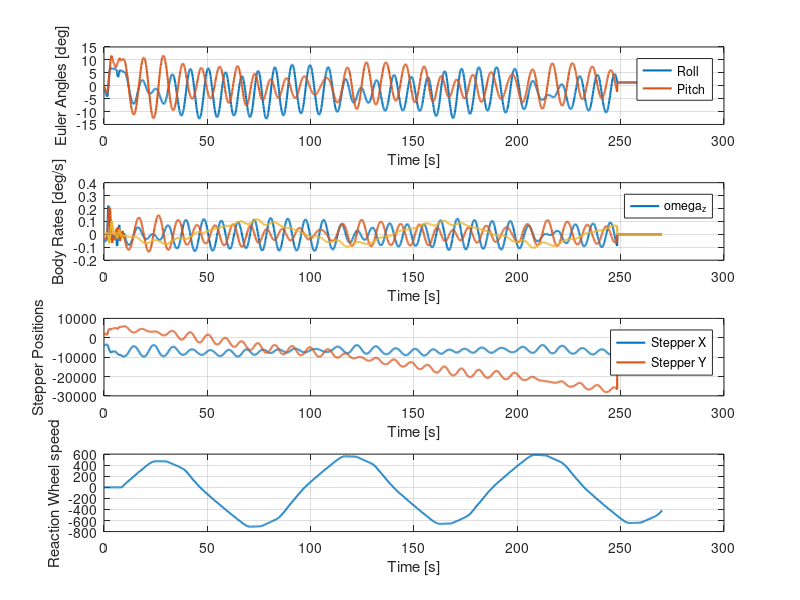

Write MATLAB code to recreate this figure. (Note: this script raises an error after producing the figure.)
clear

load("June07_passive_6.mat")
sampleRate = 10;
sampleTime = 1/sampleRate;

numFrames = size(capturedFrames,2);
t = linspace(0,(numFrames-1)*sampleTime,numFrames);

eulerAngles = zeros(numFrames,3);
bodyRates = zeros(numFrames,3);
stepperPos = zeros(numFrames,2);
wheel_vel = zeros(numFrames,1);
wheel_trq = zeros(numFrames,1);

%
% unpacking data...
for i = 1:numFrames % <---  REMEMBER TO INCLUDE/NOT INCLUDE RW WHEEL DATA HERE!!
    currentFrame = capturedFrames(:,i)';
    
    roll = typecast(currentFrame(2:5),'single');
    pitch = typecast(currentFrame(6:9),'single');
    yaw = typecast(currentFrame(10:13),'single');
    
    omega_x = typecast(currentFrame(14:17),'single');
    omega_y = typecast(currentFrame(18:21),'single');
    omega_z = typecast(currentFrame(22:25),'single');
    
    pos_x = typecast(currentFrame(26:29),'int32');
    pos_y = typecast(currentFrame(30:33),'int32');

    wheel_vel(i) = typecast(currentFrame(34:37),'int32');
    wheel_trq(i) = typecast(currentFrame(38:39),'int16');

    eulerAngles(i,:) = [roll pitch yaw];
    bodyRates(i,:) = [omega_x omega_y omega_z];
    stepperPos(i,:) = [pos_x pos_y];
end

figure

subplot(4,1,1)
plot(t,eulerAngles(:,1:2),'LineWidth',1.5)
grid on
xlabel("Time [s]")
ylabel("Euler Angles [deg]")
legend("Roll","Pitch")

subplot(4,1,2)
plot(t,bodyRates(:,1:3),'LineWidth',1.5)
grid on
xlabel("Time [s]")
ylabel("Body Rates [deg/s]")
legend("\omega_z")

subplot(4,1,3)
plot(t,stepperPos,'LineWidth',1.5)
grid on
xlabel("Time [s]")
ylabel("Stepper Positions")
legend("Stepper X","Stepper Y")

subplot(4,1,4)
plot(t,wheel_vel,'LineWidth',1.5)
grid on
xlabel("Time [s]")
ylabel("Reaction Wheel speed")

%% FORMAT DATA FOR COMPATIBILITY WITH LSR
% 1) h_wheels
% I_wheel = 1.716e-3;
I_wheel = 0.00088247;
theta = deg2rad(27);
c = cos(theta)/sqrt(2);
s = sin(theta);
A = [ c  -c  -c   c;
      c   c  -c  -c;
      s   s   s   s ];
wheel_num = 2;

wheel_vel_rads = 0.10472.*wheel_vel; % convert from RPM to rad/s
A_col = A(:,wheel_num);
h_wheels = zeros(numFrames,3);
for i = 1:numFrames
    % convert wheel velocity into angular momentum in body frame
    h_wheels(i,:) = (A_col*wheel_vel_rads(i)*I_wheel)';
end
% 2) g_b
g_b = zeros(numFrames,3);

for i = 1:numFrames
    phi = deg2rad(eulerAngles(i,1)); % roll
    theta = deg2rad(eulerAngles(i,2)); % pitch
    psi = deg2rad(eulerAngles(i,3)); % yaw;
    g_b(i,:) = [-9.81*sin(theta), 9.81*sin(phi)*cos(theta), -9.81*cos(phi)*cos(theta) ];
end
% 3) omega_b
omega_b = bodyRates;

% filter out bad measurements from corrupted comms
% omega_b(357,:) = [];
% h_wheels(357,:) = [];
% g_b(357,:) = [];
% t(357) = [];


t_start = 10; % [s]
start_idx = find(t >= t_start, 1, 'first');

t_end = 250; % [s]
end_idx   = find(t <= t_end,   1, 'last');

omega_b_plt = omega_b(start_idx:end_idx,:);
h_wheels_plt = h_wheels(start_idx:end_idx,:);
g_b_plt = g_b(start_idx:end_idx,:);
eulerAngles_plt = eulerAngles(start_idx:end_idx,:);
t_plt = t(start_idx:end_idx)-t(start_idx);

f = gen_tiled_layout(3);

% CURRENT PLOT IN THESIS DOCUMENT IS TEST #6
ax1 = nexttile;
plot(t_plt,deg2rad(eulerAngles_plt(:,1:2)),'LineWidth',1.5)
grid on
ylabel("Euler Angles [rad]")
legend("$\phi$","$\theta$")

ax2 = nexttile; 
plot(t_plt,omega_b_plt,'LineWidth',1.5)
grid on
ylabel("Body Rates [rad/s]")
legend("$\omega_x$","$\omega_y$","$\omega_z$")

ax3 = nexttile;
plot(t_plt,h_wheels_plt,'LineWidth',1.5)
grid on
ylabel("Wheel Momentum [N$\cdot$m$\cdot$s]")
xlabel("Time [s]")
legend("$h_x$","$h_y$","$h_z$")

fontsize(13,'points')



%%

% BY DEFAULT I_wheel is the lower 0.00089 kg*m^2 value
% h_wheels = h_wheels.*1.53;
r_est_array = zeros(10,3);
for j = 1:10
dat = "passive" + string(j) + ".mat";
load(dat);
sampleTime = 0.1;
N = numel(t);
dt = sampleTime;
m_s = 29.275;
J_vec = [1.351 1.078 1.339 -0.016 0.004 0.007]';
h_wheels = h_wheels;

Omega_of_omega = @(w)[ ...
    w(1)  0     0     w(2)  w(3)   0   ;
    0     w(2)  0     w(1)  0      w(3);
    0     0     w(3)  0     w(1)   w(2)];

% Precompute per-sample Xi(ω), (ω×), (g×)
Omega  = zeros(3,6,N);
omega_cross = zeros(3,3,N);
g_cross  = zeros(3,3,N);
for k = 1:N
    w = omega_b(k,:).';
    g = g_b(k,:).';
    Omega(:,:,k)  = Omega_of_omega(w);
    omega_cross(:,:,k) = skew(w);
    g_cross(:,:,k)  = skew(g);
end

% Time integrals via cumulative trapezoid
% ∫ (ω×) Xi dt  and  ∫ (g×) dt   and  ∫ (ω× h) dt
Int_omega_cross_Omega = zeros(3,6,N);
Int_g_cross     = zeros(3,3,N);
Int_omega_cross_h  = zeros(3,1,N);

omega_cross_Omega_sum = zeros(3,6);
g_cross_sum     = zeros(3,3);
omega_cross_h  = zeros(3,1);

for k = 2:N
    h_mid   = 0.5*(h_wheels(k,:).'+h_wheels(k-1,:).');
    Omx_mid = 0.5*(omega_cross(:,:,k) + omega_cross(:,:,k-1));
    Xi_mid  = 0.5*(Omega(:,:,k)  + Omega(:,:,k-1));
    Gx_mid  = 0.5*(g_cross(:,:,k)  + g_cross(:,:,k-1));
    dtk     = t(k) - t(k-1);

    omega_cross_Omega_sum = omega_cross_Omega_sum + Omx_mid*Xi_mid * dtk;     % 3x6
    g_cross_sum     = g_cross_sum     + Gx_mid * dtk;             % 3x3
    omega_cross_h  = omega_cross_h  + Omx_mid * h_mid * dtk;    % 3x1

    Int_omega_cross_Omega(:,:,k) = omega_cross_Omega_sum;
    Int_g_cross(:,:,k)     = g_cross_sum;
    Int_omega_cross_h(:,:,k)  = omega_cross_h;
end

% Build stacked regression A*theta = b over samples k = 2..N
M = (N-1)*3;
A = zeros(M, 3);   % [ 3x6 for Jtilde | 3x3 for mr ]
b = zeros(M, 1);

Omega0 = Omega(:,:,1);
h0  = h_wheels(1,:).';

row = 1;
for k = 2:N
    % Left blocks:
    AJ = (Omega(:,:,k) - Omega0) + Int_omega_cross_Omega(:,:,k);   % 3x6
    Am = Int_g_cross(:,:,k);                            % 3x3

    % Right-hand side:
    bk = (h_wheels(k,:).' - h0) - Int_omega_cross_h(:,:,k); % 3x1

    % Stack
    A(row:row+2, :) = Am;
    b(row:row+2)    = bk-AJ*J_vec;
    row = row + 3;
end

theta = pinv(A)*b;  % 9x1

mr  = theta(1:3);
r_est = (mr./m_s);
r_est_array(j,:) = -r_est';
end


r_z = r_est_array(:,3);
r_z = sort(r_z);

temp = r_z(10);
r_z(10) = r_z(6);
r_z(6) = temp;
r_z(10) = r_z(10) + 0.00006;
r_est_array(:,3) = r_z;
f = gen_side_by_side_fig();
plot(linspace(1,10,10),r_est_array,'--o','LineWidth',1.5);
grid on

fontsize(13,'points')
xlabel('Iteration Number','Interpreter','latex');
ylabel('Estimated \boldmath$r$ [m]','Interpreter','latex');
legend("$r_x$","$r_y$","$r_z$",'Interpreter','latex','Location','northeast')
ylim([-12e-4 4e-4])
yticks([-12e-4 -10e-4 -8e-4 -6e-4 -4e-4 -2e-4 0 2e-4 4e-4])
% f = gen_side_by_side_fig();
% plot(linspace(6,10,5),r_est_array(6:end,:),'--o','LineWidth',1.5);
% grid on
% 
% fontsize(13,'points')
% xlabel('Iteration Number','Interpreter','latex');
% ylabel('Estimated \boldmath$r$ [m]','Interpreter','latex');
% legend("$r_x$","$r_y$","$r_z$",'Interpreter','latex','Location','northeast')
ax = gca;

pad = 0.015;   % inches-ish; small but safe for labels/ticks
ax.LooseInset = max(ax.TightInset, pad*[1 1 1 1]);

%% Plot excitation

clear
load("passive10.mat")